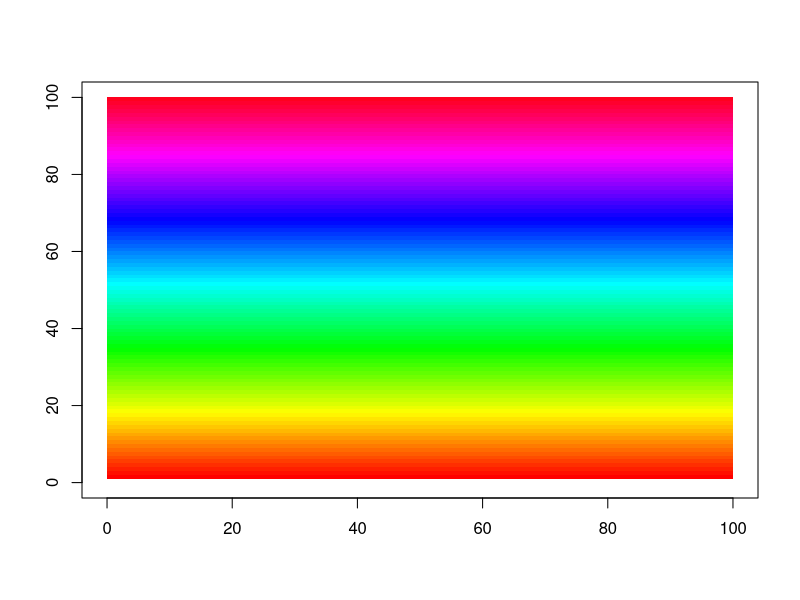

This figure's R source:
#!/usr/bin/env Rscript

# PDF Squasher - demo plot script
# Copyright (C) 2016 Assaf Gordon (assafgordon@gmail.com)
#
# PDF Squasher is free software: you can redistribute it and/or modify
# it under the terms of the GNU General Public License as published by
# the Free Software Foundation, either version 3 of the License, or
# (at your option) any later version.
#
# This program is distributed in the hope that it will be useful,
# but WITHOUT ANY WARRANTY; without even the implied warranty of
# MERCHANTABILITY or FITNESS FOR A PARTICULAR PURPOSE.  See the
# GNU General Public License for more details.
#
# You should have received a copy of the GNU General Public License
# along with this program  If not, see <http://www.gnu.org/licenses/>.



# This script generates a plot with 100 lines, each in a different color,
# for each line, draw 1000 tiny adjacent rectangles forming a horizontal line.
#
# The resulting PDF will will have 100,000 rectangle objects,
# making PDF viewing slow and PDF manipulation quite frustrating
# (e.g in Adobe Illustrator / Inkscape).
#
# This is a contrived example of a common-scenario:
# a data plot contains many objects (points/lines/rectangles)
# originating from a large dataset.

pdf("color-rectangles.pdf")

plot(c(0,100),c(0,100) , type = "n",  xlab = "", ylab = "",)

i = 0:999
c = rainbow(100)

for (y in 0:99) {
  rect(
        i/10, y,            # left,top corner
        i/10 + 0.11, y+1,   # right,bottom corner
        col=c[y],           # color (same for all rectangles in a line)
        lwd=0,lty="blank"   # fill, but no border line
      )
}
